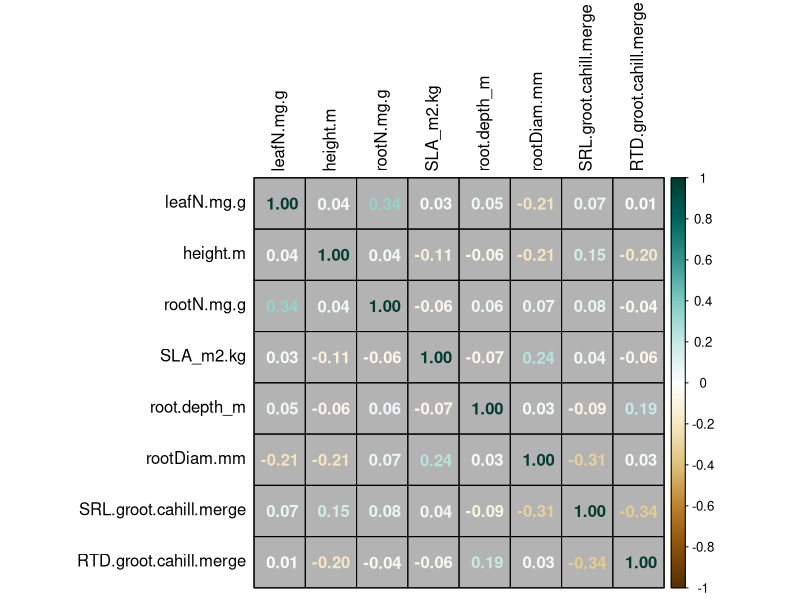
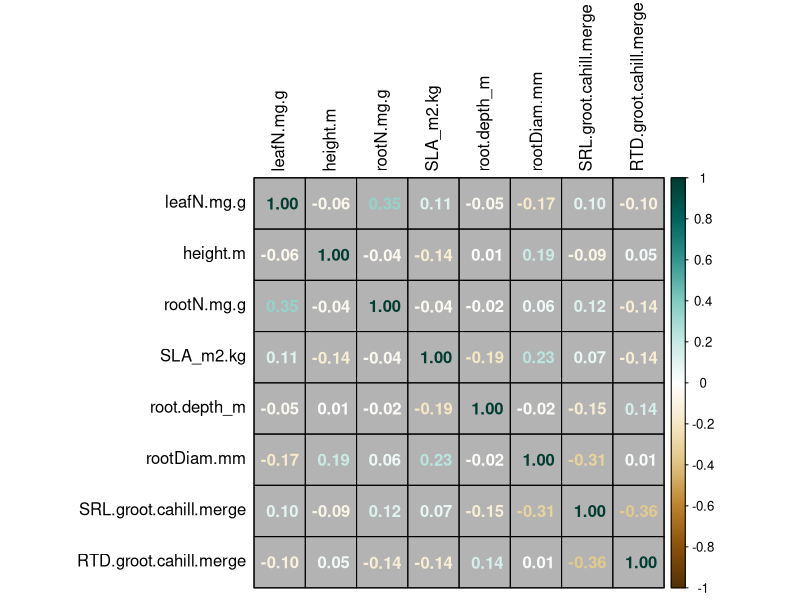
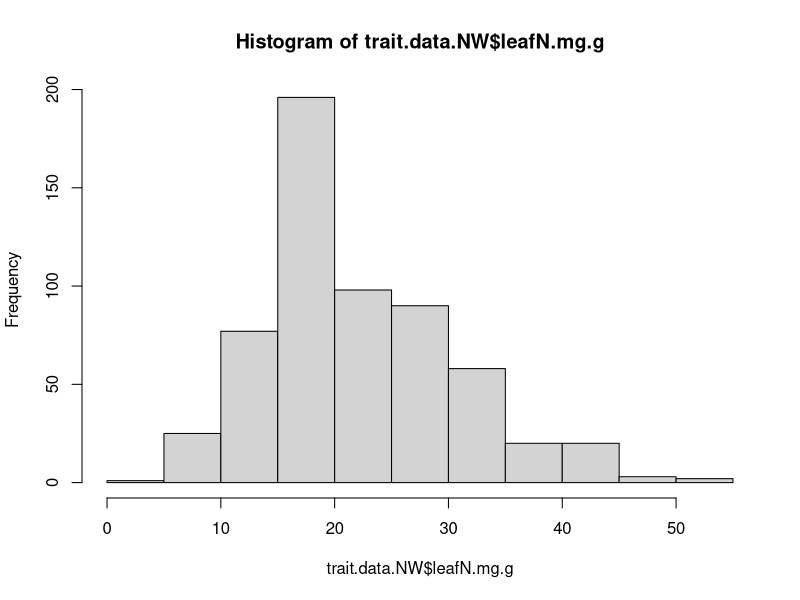
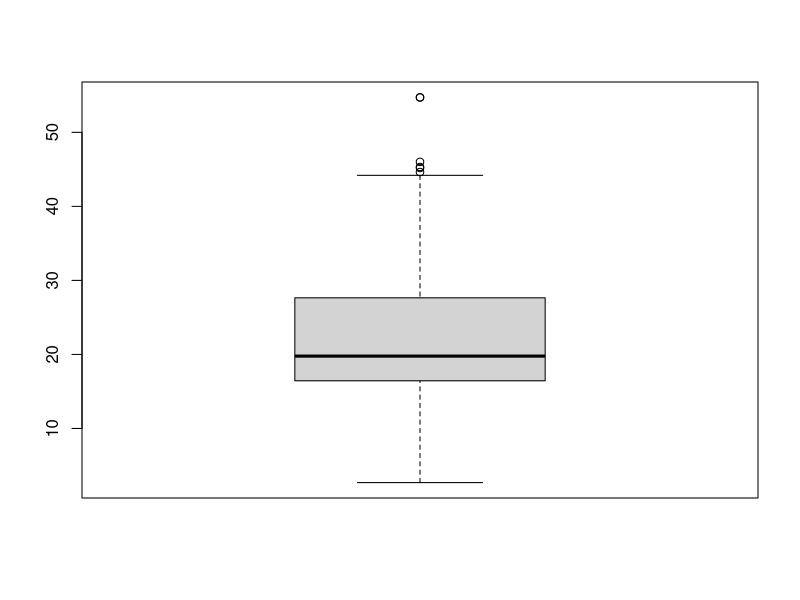
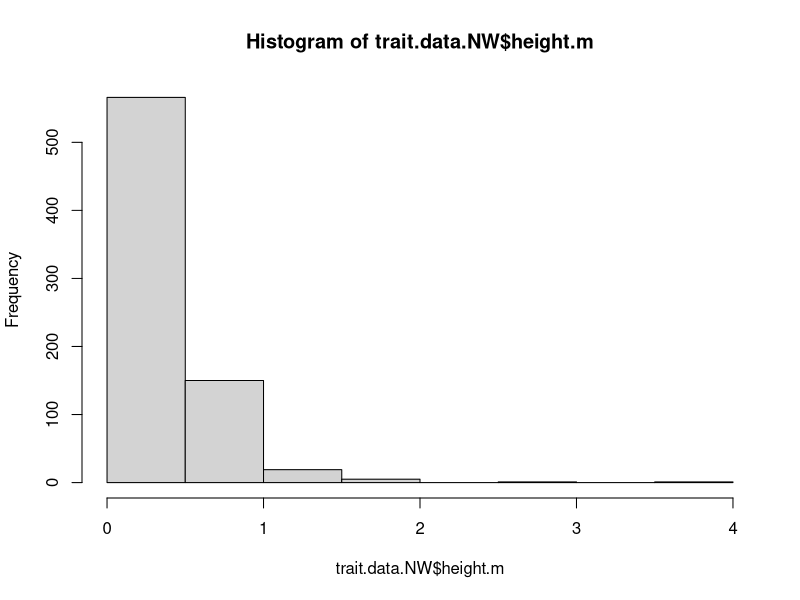
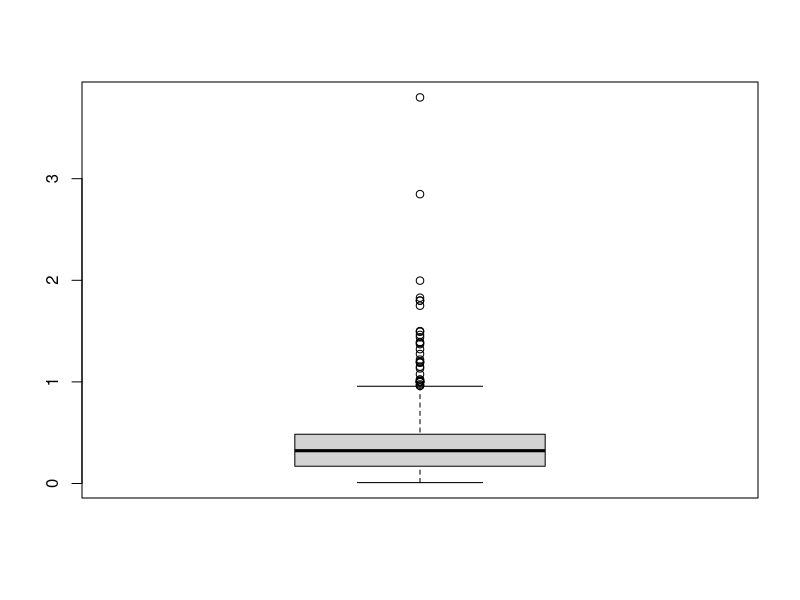
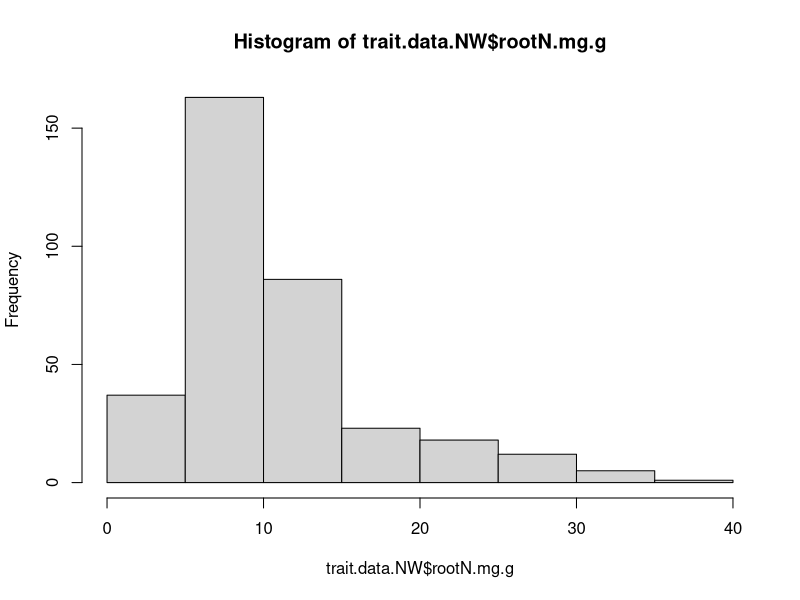
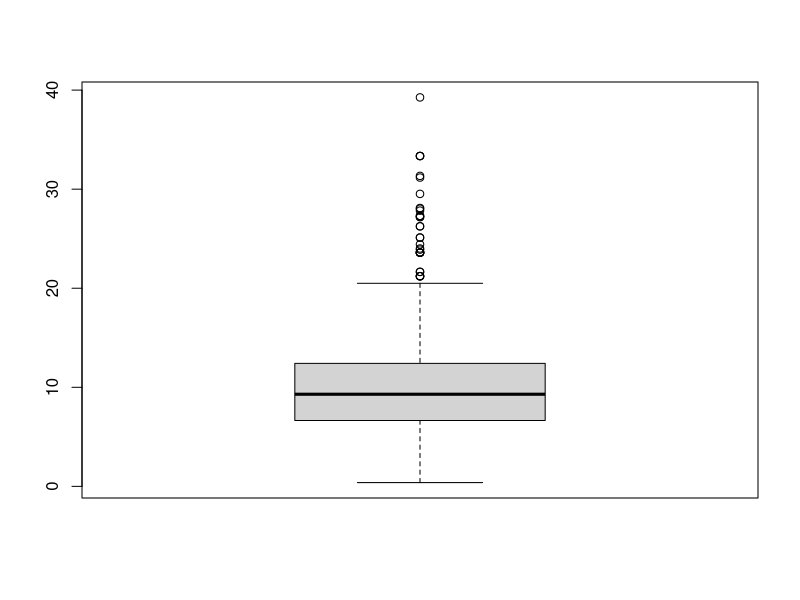

Recreate these plots in R, in order.
# Script to prep trait data for analyses

# load libraries
library(tidyverse)
library(corrplot)

# read in full data frame 
trait.data = read.csv("./Formatted.Data/Revisions/BACI.trait.meta.csv", row.names = 1) 
# 1096 individuals, 749 species

# subset data for analyses
trait.data.2 = trait.data %>%
  select(site_code,Taxon,cover.change,leafN.mg.g,height.m,rootN.mg.g,SLA_m2.kg,root.depth_m,rootDiam.mm,
         SRL.groot.cahill.merge,RTD.groot.cahill.merge,local_lifespan,local_lifeform,functional_group)

# subset out bryophytes (9), mosses (6), cactus (1), none had SLA and generally few trait data available

trait.data.3 = trait.data.2 %>%
  filter(!local_lifeform %in% c("BRYOPHYTE","MOSS","CACTUS")) 
# 1080 individuals, 739 species

# filter out woody species and trees based on functional group and local_lifeform

trait.data.NW = trait.data.3 %>%
  filter(!functional_group == "WOODY") %>%
  filter(!local_lifeform %in% c("SHRUB","TREE"))
# 957 individuals, 649 species
# lost 123 individuals (11%) and 90 species (12%)
  
#### Get complete cases of traits ####

traits.cc.nw = trait.data.NW[complete.cases(trait.data.NW), ]
# 259 individuals, 114 species
traits.cc = trait.data.3[complete.cases(trait.data.3), ]
# 288 individuals, 129 species

# look at correlations between traits

cor.traits.cc.nw = cor(traits.cc.nw[,c(4:11)],use = "pairwise") 
corrplot(cor.traits.cc.nw, method="number",tl.col = "black", bg = "gray70",is.corr = TRUE,
         col.lim = c(-1,1), col = COL2('BrBG', 200), addgrid.col = "black")
# highest correlation is -0.34 and 0.34

cor.traits.cc = cor(traits.cc[,c(4:11)],use = "pairwise") 
corrplot(cor.traits.cc, method="number",tl.col = "black", bg = "gray70",is.corr = TRUE,
         col.lim = c(-1,1), col = COL2('BrBG', 200), addgrid.col = "black")
# highest correlation is -0.36 and 0.35




#write.csv(trait.data.4, file = "./Formatted.Data/BACI.traits.no.woody.SLA.csv")




#### checking for trait outliers from trait data without woody species ####
# not going to remove outliers since need complete cases of traits for individuals to be included in analyses using lmer

hist(trait.data.NW$leafN.mg.g)
boxplot(trait.data.NW$leafN.mg.g)
mean = mean(trait.data.NW$leafN.mg.g, na.rm = TRUE)
std = sd(trait.data.NW$leafN.mg.g, na.rm = TRUE)
Tmin = mean-(3*std)
Tmax = mean+(3*std)
sort(trait.data.NW$leafN.mg.g[which(trait.data.NW$leafN.mg.g <Tmin | trait.data.NW$leafN.mg.g > Tmax)])
# removed leafN 54.71597
# percent removed 
table(is.na(trait.data.NW$leafN.mg.g))
958-368
2/590*100 #0.34%

hist(trait.data.NW$height.m)
boxplot(trait.data.NW$height.m)
mean = mean(trait.data.NW$height.m, na.rm = TRUE)
std = sd(trait.data.NW$height.m, na.rm = TRUE)
Tmin = mean-(3*std)
Tmax = mean+(3*std)
sort(trait.data.NW$height.m[which(trait.data.NW$height.m <Tmin | trait.data.NW$height.m > Tmax)])
# removed height 1.371600 - 3.80000
# percent removed 
table(is.na(trait.data.NW$height.m))
958-216
14/742*100 #1.89%

hist(trait.data.NW$rootN.mg.g)
boxplot(trait.data.NW$rootN.mg.g)
mean = mean(trait.data.NW$rootN.mg.g, na.rm = TRUE)
std = sd(trait.data.NW$rootN.mg.g, na.rm = TRUE)
Tmin = mean-(3*std)
Tmax = mean+(3*std)
sort(trait.data.NW$rootN.mg.g[which(trait.data.NW$rootN.mg.g <Tmin | trait.data.NW$rootN.mg.g > Tmax)])
# remove rootN 31.17241-39.26274
# percent removed 
table(is.na(trait.data.NW$rootN.mg.g))
958-613
6/345*100 #1.74%

hist(trait.data.NW$SLA_m2.kg)
boxplot(trait.data.NW$SLA_m2.kg)
mean = mean(trait.data.NW$SLA_m2.kg, na.rm = TRUE)
std = sd(trait.data.NW$SLA_m2.kg, na.rm = TRUE)
Tmin = mean-(3*std)
Tmax = mean+(3*std)
sort(trait.data.NW$SLA_m2.kg[which(trait.data.NW$SLA_m2.kg <Tmin | trait.data.NW$SLA_m2.kg > Tmax)])
# remove SLA 53.50 - 68.90
# percent removed 
table(is.na(trait.data.NW$SLA_m2.kg))
958-244
8/714*100 #1.12%

hist(trait.data.NW$root.depth_m)
boxplot(trait.data.NW$root.depth_m)
mean = mean(trait.data.NW$root.depth_m, na.rm = TRUE)
std = sd(trait.data.NW$root.depth_m, na.rm = TRUE)
Tmin = mean-(3*std)
Tmax = mean+(3*std)
sort(trait.data.NW$root.depth_m[which(trait.data.NW$root.depth_m <Tmin | trait.data.NW$root.depth_m > Tmax)])
# remove depth 2.426850 - 3.709333
# percent removed 
table(is.na(trait.data.NW$root.depth_m))
958-478
15/480*100 #3.13%

hist(trait.data.NW$RTD.groot.cahill.merge)
boxplot(trait.data.NW$RTD.groot.cahill.merge)
mean = mean(trait.data.NW$RTD.groot.cahill.merge, na.rm = TRUE)
std = sd(trait.data.NW$RTD.groot.cahill.merge, na.rm = TRUE)
Tmin = mean-(3*std)
Tmax = mean+(3*std)
sort(trait.data.NW$RTD.groot.cahill.merge[which(trait.data.NW$RTD.groot.cahill.merge <Tmin | trait.data.NW$RTD.groot.cahill.merge > Tmax)])
# remove RTD 0.7000297
# percent removed 
table(is.na(trait.data.NW$RTD.groot.cahill.merge))
958-581
1/377*100 #0.27%

hist(trait.data.NW$SRL.groot.cahill.merge)
boxplot(trait.data.NW$SRL.groot.cahill.merge)
mean = mean(trait.data.NW$SRL.groot.cahill.merge, na.rm = TRUE)
std = sd(trait.data.NW$SRL.groot.cahill.merge, na.rm = TRUE)
Tmin = mean-(3*std)
Tmax = mean+(3*std)
sort(trait.data.NW$SRL.groot.cahill.merge[which(trait.data.NW$SRL.groot.cahill.merge <Tmin | trait.data.NW$SRL.groot.cahill.merge > Tmax)])
# remove SRL 527.2000 - 760.8500
# percent removed 
table(is.na(trait.data.NW$SRL.groot.cahill.merge))
958-575
10/383*100 #2.61%

hist(trait.data.NW$rootDiam.mm)
boxplot(trait.data.NW$rootDiam.mm)
mean = mean(trait.data.NW$rootDiam.mm, na.rm = TRUE)
std = sd(trait.data.NW$rootDiam.mm, na.rm = TRUE)
Tmin = mean-(3*std)
Tmax = mean+(3*std)
sort(trait.data.NW$rootDiam.mm[which(trait.data.NW$rootDiam.mm <Tmin | trait.data.NW$rootDiam.mm > Tmax)])
# remove diam 1.640000 - 4.830000
# percent removed 
table(is.na(trait.data.NW$rootDiam.mm))
958-556
4/402*100 #0.995%


#### read in new trait data without outliers and cover data ####

trait.data.new = read.csv("./Formatted.Data/BACI.traits.no.woody.SLA.no.outlier.csv", row.names = 1)
cover.data = read.csv("./Formatted.Data/BACI.data.final.csv", row.names = 1)

# merge trait data and cover data

all.data = merge(cover.data, trait.data.new, by="Taxon") 
# 420 species from 642 data points from 65 sites

#write.csv(all.data, file = "./Formatted.Data/BACI.all.data.csv")


#### data set split by lifespan ####
# need to read out data and fix the lifespan to particular sites since 
# some species have different lifespan at different sites

# merge all.data and metadata
all.data.ls = read.csv("./Formatted.Data/BACI.all.data.metadata.csv", row.names = 1)
table(all.data.ls$local_lifespan)
# 497 perennial, 126 annual

annual.data = subset(all.data.ls, all.data.ls$local_lifespan == "ANNUAL")
# 126 data points from 81 species

perennial.data = subset(all.data.ls, all.data.ls$local_lifespan == "PERENNIAL") 
# 497 data points of 324 species

table(all.data.ls$functional_group)
# 327 forb, 28 graminoid, 228 grass, 59 legume

grass = subset(all.data.ls, all.data.ls$functional_group == "GRASS") 
# 228 data points of 143 species

table(grass$local_lifespan)
# 49 annuals, 174 perennials

forb = subset(all.data.ls, all.data.ls$functional_group == "FORB")
# 327 data points of 221 species

table(forb$local_lifespan)
# 67 annuals, 249 perennials

# grass.annuals
grass.annual = subset(grass, grass$local_lifespan == "ANNUAL")
# 49 data points of 25 species

# grass.perennial
grass.perennial = subset(grass, grass$local_lifespan == "PERENNIAL")
# 174 data points of 114 species

# forb.annual
forb.annual = subset(forb, forb$local_lifespan == "ANNUAL")
# 67 data points of 50 species

# forb.perennial
forb.perennial = subset(forb, forb$local_lifespan == "PERENNIAL")
# 249 data points of 163 species

#### write out the files ####

#write.csv(all.data, file = "./Formatted.Data/BACI.all.data.csv")
#write.csv(annual.data, file = "./Formatted.Data/BACI.annual.data.csv")
#write.csv(forb, file = "./Formatted.Data/BACI.forb.csv")
#write.csv(grass, file = "./Formatted.Data/BACI.grass.csv")
#write.csv(perennial.data, file = "./Formatted.Data/BACI.perennial.data.csv")
#write.csv(forb.annual, file = "./Formatted.Data/BACI.forb.annual.csv")
#write.csv(grass.annual, file = "./Formatted.Data/BACI.grass.annual.csv")
#write.csv(forb.perennial, file = "./Formatted.Data/BACI.forb.perennial.csv")
#write.csv(grass.perennial, file = "./Formatted.Data/BACI.grass.perennial.csv")


